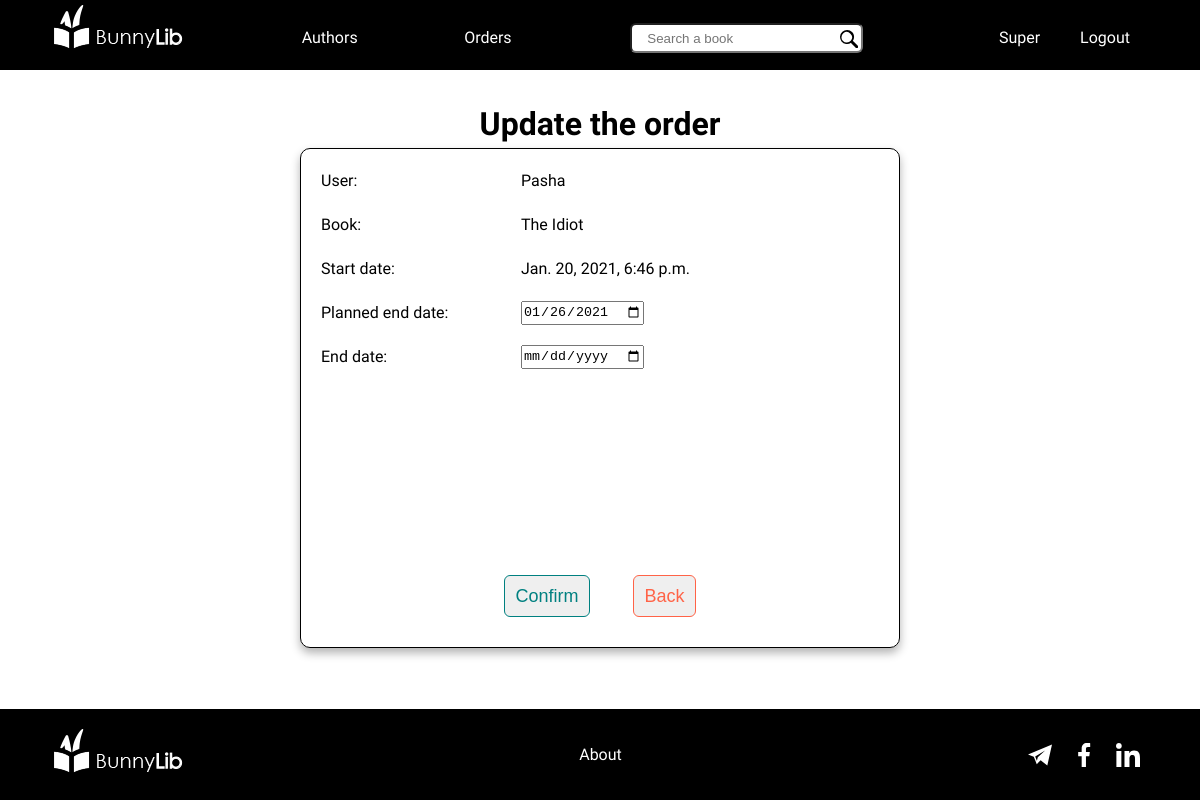
Screenshot of /orders/42/update/ (signed in) with the database file from the repository.
### authentication/models.py (models this page shows, shortened)
class CustomUser(AbstractBaseUser):
    first_name = models.CharField(blank=True, max_length=20)
    last_name = models.CharField(blank=True, max_length=20)
    email = models.EmailField(max_length=100, unique=True, validators=[validate_email])
    password = models.CharField(max_length=128, validators=[validate_password])
    updated_at = models.DateTimeField(auto_now=True)
    created_at = models.DateTimeField(auto_now_add=True, editable=False)
    role = models.IntegerField(default=0, choices=ROLE_CHOICES)
    is_active = models.BooleanField(default=False)
    photo = CloudinaryField('image', blank=True, null=True)
    REQUIRED_FIELDS = []
    USERNAME_FIELD = 'email'
    objects = CustomUserManager()

### order/models.py (models this page shows, shortened)
class Order(models.Model):
    user = models.ForeignKey(CustomUser, on_delete=models.CASCADE, related_name='order')
    book = models.ForeignKey(Book, on_delete=models.CASCADE)
    created_at = models.DateTimeField(auto_now_add=True, editable=False)
    end_at = models.DateTimeField(null=True)
    planned_end_at = models.DateTimeField()
    @staticmethod
    def get_by_id(order_id):
        try:
            order = Order.objects.get(id=order_id)
        except Order.DoesNotExist:
            raise Exception("Order does not exist.")
        else:
            return order

### book/models.py (models this page shows, shortened)
class Book(models.Model):
    name = models.CharField(blank=True, max_length=128)
    description = models.TextField(blank=True)
    count = models.IntegerField(default=10)
    authors = models.ManyToManyField(Author, related_name='books')
    stars = models.IntegerField(default=0)
    cover = CloudinaryField('image', blank=True, null=True)

### authentication/decorators.py (the view)
    def wrapper_func(request, *args, **kwargs):
        if request.user.is_authenticated:
            return view_func(request, *args, **kwargs)
        else:
            return redirect('custom_login')

### order/forms.py
class OrderUpdateForm(forms.ModelForm):
    planned_end_at = forms.DateField(widget=DateInput)
    end_at = forms.DateField(widget=DateInput)
    class Meta:
        model = Order
        fields = ['planned_end_at', 'end_at']

### order/views.py (called while the page is built)
def order_exist(id):
    try:
        get_object_or_404(Order, id=id)
    except Order.DoesNotExist:
        raise Http404('Order does not exist')

@if_user_auth
@user_is_staff
def order_update(request, id):
    order_exist(id)
    order = Order.get_by_id(order_id=id)
    order_form = OrderUpdateForm(instance=order)
    if request.method == 'POST':
        order_form = OrderUpdateForm(request.POST, instance=order)
        if order_form.is_valid():
            order = order.update(**order_form.cleaned_data)
            return redirect('order_by_id', id)
    return render(request, 'order_update_.html', context={'form': order_form, 'order': order})

### order/templates/order_update_.html (shortened to what this page needs)
{% extends 'base_.html' %}
{% load static %}
{% block content %}
<link rel="stylesheet" type="text/css" href="{% static 'css/order/order_update.css' %}">
<div class="order__create">
    <div class="order__create-title">
        <h1>Update the order</h1>
    </div>
    <form class="input__form" action="" method="POST">
            <div class="input__form-order">
                <div class="form__label">User: </div>
                <div class="form__value">{{ order.user.first_name }}</div>
            </div>
            <div class="input__form-order">
                <div class="form__label">Book: </div>
                <div class="form__value">{{ order.book.name }}</div>
            </div>
            <div class="input__form-order">
                <div class="form__label">Start date: </div>
                <div class="form__value">{{ order.created_at }}</div>
            </div>
            <div class="input__form-order">
                <label class="form__label" for="planned_end_at">
                    Planned end date:
                </label>
                {{ form.planned_end_at }}
            </div>
            <div class="input__form-order">
                <label class="form__label" for="end_at">
                    End date:
                </label>
                {{ form.end_at }}
            </div>
        <div class="input__form-buttons">
            <button class="btn btn-confirm" type="submit">
                Confirm
            </button>
           <button class="btn btn-cancel" type="button" onClick="javascript:history.go(-1);">
                Back
            </button>
        </div>
    </form>
</div>
{% endblock %}

### templates/base_.html (shortened to what this page needs)
{% load static %}
<!DOCTYPE html>
<html lang="en">
<head>
    <link rel="stylesheet" href="https://use.fontawesome.com/releases/v5.6.1/css/all.css">
    <link rel="stylesheet" href="https://necolas.github.io/normalize.css/latest/normalize.css">
</head>
<body>
    <header class="header">
        <div class="container">
           <div class="header__holder">
                <a class="header__logo" href="{% url 'books_main' %}">
                    <img src="{% static 'media/LOGO_bunnyLib.png' %}" alt="Library logo">
                </a>
                <nav class="navlist">
                    <ul>
                        <li><a class="header-links" href="{% url 'authors_all' %}">Authors</a></li>
                        {% if request.user.role %}
                        <li><a class="header-links" href="{% url 'orders_all' %}">Orders</a></li>
                        {% else %}
                        <li><a class="header-links" href="{% url 'orders_my' %}">Orders</a></li>
                        {% endif %}
                    </ul>
                </nav>
                <div class="header__search">
                    <form action="{% url 'books_main' %}">
                        <input type="text" placeholder="Search a book" name="search">
                        <button type="submit">
                            <svg viewBox="0 0 30.2 30.2">
                                <path d="M20.2 3.5a11.8 11.8 0 10-1.6 18c0 .5.3 1 .7 1.3l6.7 6.7a2.5 2.5 0 103.5-3.5l-6.7-6.7c-.4-.4-.8-.6-1.3-.7 3.2-4.6 2.8-11-1.3-15.1zM18 18A8.8 8.8 0 115.6 5.6 8.8 8.8 0 0118 18z"/>
                              </svg>
                        </button>
                    </form>
                </div>
                <div class="login-block">
                    {% if request.user.is_authenticated %}
                    <a id="user-btn" class="login-block__button header-links" href="{% url 'my_user' %}">{{ request.user.first_name }}</a>
                    <a id="logout-btn" class="login-block__button header-links" href="{% url 'custom_logout' %}">Logout</a>
                    {% else %}
                    <a id="login-btn" class="login-block__button header-links" href="{% url 'custom_login' %}">Sign In</a>
                    <a id="register-btn" class="login-block__button header-links" href="{% url 'custom_registration' %}">Sign Up</a>
                    {% endif %}
                </div>
           </div>
        </div>
    </header>
    <main class="content">
        <div class="container">
            {% block content %}{% endblock %}
        </div>
     </main>
    <footer class="footer">
        <div class="container">
            <div class="footer__content">
                <div class="footer__content-logo">
                    <img src="{% static 'media/LOGO_bunnyLib.png' %}" alt="Library logo">
                </div>
                <div class="footer__content-about">
                    <a href="{% url 'about_page' %}">About</a>
                </div>
                <div class="footer__content-socials">
                    <ul>
                        <li>
                            <a href="https://t.me/ecrtmn" class="telegram"><svg viewBox="0 -31 512 512"><path d="m123.195312 260.738281 63.679688 159.1875 82.902344-82.902343 142.140625 112.976562 100.082031-450-512 213.265625zm242.5-131.628906-156.714843 142.941406-19.519531 73.566407-36.058594-90.164063zm0 0"/></svg></a>
                        </li>
                        <li>
                            <a href="https://www.facebook.com/profile.php?id=100017204800457" class="facebook"><svg id="Bold" enable-background="new 0 0 24 24" height="512" viewBox="0 0 24 24" width="512"><path d="m15.997 3.985h2.191v-3.816c-.378-.052-1.678-.169-3.192-.169-3.159 0-5.323 1.987-5.323 5.639v3.361h-3.486v4.266h3.486v10.734h4.274v-10.733h3.345l.531-4.266h-3.877v-2.939c.001-1.233.333-2.077 2.051-2.077z"/></svg></a>
                        </li>
                        <li>
                            <a href="https://www.linkedin.com/in/pavel-tverdokhleb-121824179/" class="linkedin"></a>
                        </li>
                    </ul>
                </div>
            </div>
        </div>
    </footer>
</body>
</html>

### static/css/order/order_update.css (style rules this page uses)
.container { width: 100%; max-width: 1140px; padding: 0 20px; margin: 0 auto; }
.btn { display: inline-block; border-radius: 6px; border: 1px solid; font-size: 18px; line-height: 20px; text-decoration: none; text-align: center; margin: 20px; padding: 10px; }
.btn-confirm { color: teal; transition: .3s; }
.btn-cancel { color: tomato; transition: .3s; }
.input__form-buttons { margin: auto auto 0; }
.input__form-order { display: flex; }
.order__create-title { text-align: center; }
.input__form-order { margin: 10px 10px; }
.form__label { min-width: 200px; }
.input__form { display: flex; flex-direction: column; border: 1px solid black; border-radius: 10px; box-shadow: 0 5px 10px rgba(0, 0, 0, .3); height: 500px; width: 600px; margin: 0 auto; padding: 10px; }

### templates/base_.html (style rules this page uses)
*, *::before, *::after { margin: 0; padding: 0; box-sizing: border-box; list-style: none; outline: none; }
img { max-width: 100%; height: auto; }
body { display: flex; flex-direction: column; min-height: 100vh; scroll-behavior: smooth; text-rendering: optimizeSpeed; line-height: 1.5; font-family: 'Comfortaa'; }
.content { flex-grow: 1; padding: 30px 0 50px; }
.container { width: 100%; max-width: 1140px; padding: 0 20px; margin: 0 auto; }
.header { height: 70px; background-color: black; display: flex; align-content: space-around; }
.header__holder { margin-top: 20px; display: flex; justify-content: space-between; align-items: center; }
.header__logo { flex-shrink: 0; margin-top: -15px; }
.header-links { text-decoration: none; color: white; transition: .3s; }
.navlist { display: flex; width: 250px; }
.navlist ul { display: flex; width: 100%; justify-content: space-between; }
.navlist li { padding: 0 20px; }
.login-block { display: flex; align-items: center; }
.login-block a { padding: 0 20px; }
.header__search { position: relative; display: flex; align-items: center; width: 250px; }
.header__search button { position: absolute; width: 18px; height: 22px; margin-left: -23px; margin-top: 6px; background-color: transparent; border: 0; }
.header__holder input { width: 100%; height: 30px; padding: 0 37px 0 15px; border-radius: 6px; }
.footer { background-color: black; }
.footer__content { display: flex; width: 100%; justify-content: space-between; align-items: center; }
.footer__content-logo { margin: 20px 0; }
.footer__content-about a { text-decoration: none; color: white; transition: .3s; }
.footer__content-socials ul { display: flex; }
.footer__content-socials li { height: 24px; width: 24px; margin: 0 10px; }
.footer__content-socials svg { fill: white; height: 100%; width: 100%; transition: .3s; }

### rows the page displays
CustomUser: user.first_name "Super"
Order: user.first_name "Pasha", book.name "The Idiot", created_at "Jan. 20, 2021, 6:46 p.m.", planned_end_at "01/26/2021"
